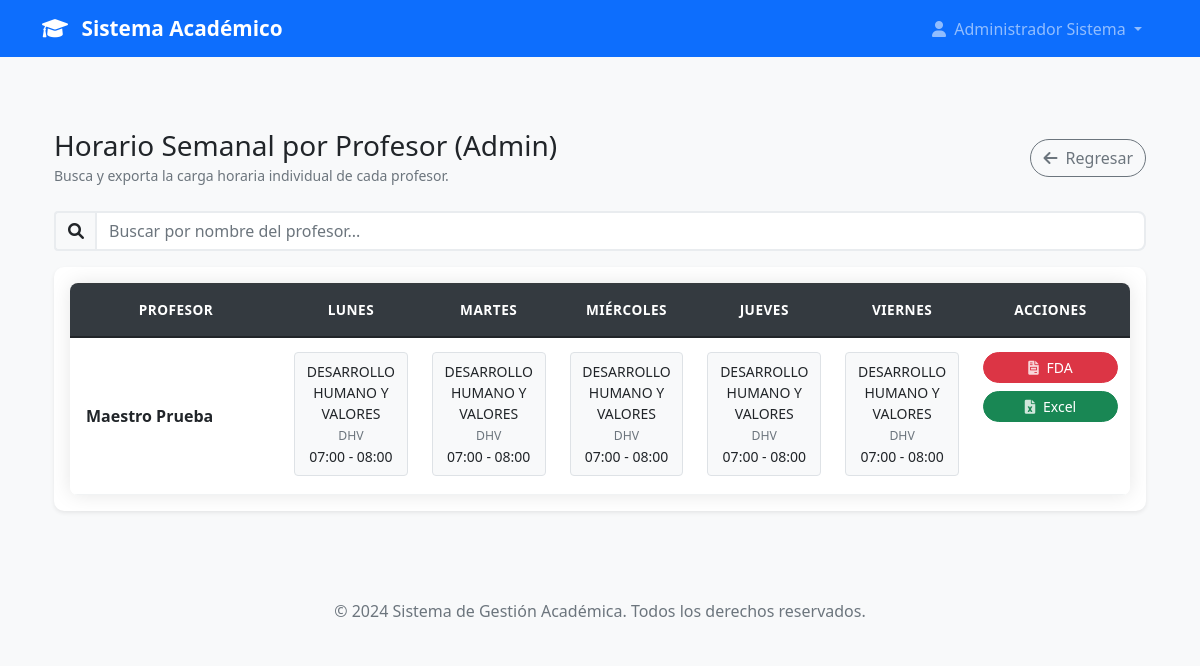
/admin/horarios/profesores (signed in), run on the app's committed database.
### models.py (models this page shows, shortened)
class User(UserMixin, db.Model):
    id = db.Column(db.Integer, primary_key=True)
    username = db.Column(db.String(80), unique=True, nullable=False)
    email = db.Column(db.String(120), unique=True, nullable=False)
    password_hash = db.Column(db.String(120), nullable=False)
    nombre = db.Column(db.String(100), nullable=False)
    apellido = db.Column(db.String(100), nullable=False)
    telefono = db.Column(db.String(20))
    imagen_perfil = db.Column(db.String(200))  # Ruta de la imagen de perfil
    rol = db.Column(db.String(20), nullable=False)
    tipo_profesor = db.Column(db.String(20))
    carreras = db.relationship('Carrera', secondary=user_carreras, backref=db.backref('usuarios', lazy=True))
    materias = db.relationship('Materia', secondary='profesor_materias', backref=db.backref('profesores', lazy=True))
    carrera_id = db.Column(db.Integer, db.ForeignKey('carrera.id'))
    carrera = db.relationship('Carrera', foreign_keys=[carrera_id], backref=db.backref('jefe_carrera', uselist=False))
    fecha_registro = db.Column(db.DateTime, default=datetime.utcnow)
    activo = db.Column(db.Boolean, default=True)
    def get_nombre_completo(self):
        return f"{self.nombre} {self.apellido}"
    def is_admin(self):
        return self.rol == 'admin'

class Materia(db.Model):
    id = db.Column(db.Integer, primary_key=True)
    nombre = db.Column(db.String(200), nullable=False)
    codigo = db.Column(db.String(20), nullable=False, unique=True)  # Ej: "ISI-101", "MAT-201"
    descripcion = db.Column(db.Text)
    cuatrimestre = db.Column(db.Integer, nullable=False)  # 1, 2, 3, etc.
    creditos = db.Column(db.Integer, nullable=False, default=3)
    horas_teoricas = db.Column(db.Integer, nullable=False, default=0)
    horas_practicas = db.Column(db.Integer, nullable=False, default=0)
    carrera_id = db.Column(db.Integer, db.ForeignKey('carrera.id'), nullable=False)
    carrera = db.relationship('Carrera', backref=db.backref('materias', lazy=True))
    activa = db.Column(db.Boolean, default=True)
    fecha_creacion = db.Column(db.DateTime, default=datetime.utcnow)
    creado_por = db.Column(db.Integer, db.ForeignKey('user.id'), nullable=False)
    creador = db.relationship('User', backref=db.backref('materias_creadas', lazy=True))

### app.py (the view)
@app.route('/admin/horarios/profesores')
@login_required
def admin_horario_profesores():
    if not current_user.is_admin(): abort(403)
    horarios_data = procesar_horarios(agrupar_por='profesor')
    return render_template('admin/admin_horario_profesores.html', horarios_data=horarios_data)

### app.py (called while the page is built)
@login_manager.user_loader
def load_user(user_id):
    return User.query.get(int(user_id))

@app.context_processor
def inject_user_counts():
    if current_user.is_authenticated and current_user.is_admin():
        return dict(
            total_users=User.query.count(),
            total_admins=User.query.filter_by(rol='admin').count(),
            total_jefes=User.query.filter_by(rol='jefe_carrera').count(),
            total_profesores=User.query.filter(User.rol.in_(['profesor_completo', 'profesor_asignatura'])).count()
        )
    return dict()

### models.py (called while the page is built)
    def get_hora_inicio_str(self):
        return self.hora_inicio.strftime('%H:%M')

    def get_hora_fin_str(self):
        return self.hora_fin.strftime('%H:%M')

    def get_dia_orden(self):
        orden_dias = {
            'lunes': 0,
            'martes': 1,
            'miercoles': 2,
            'jueves': 3,
            'viernes': 4,
            'sabado': 5,
            'domingo': 6
        }
        return orden_dias.get(self.dia_semana, 99)

    def get_hora_inicio_str(self):
        return self.horario.get_hora_inicio_str() if self.horario else 'N/A'

    def get_hora_fin_str(self):
        return self.horario.get_hora_fin_str() if self.horario else 'N/A'

### templates/admin/admin_horario_profesores.html (shortened to what this page needs)
{% extends "base.html" %}
{% block content %}
<div class="container mt-5">
    <div class="d-flex justify-content-between align-items-center mb-4">
        <div>
            <h3 class="mb-0">Horario Semanal por Profesor (Admin)</h3>
            <small class="text-muted">Busca y exporta la carga horaria individual de cada profesor.</small>
        </div>
        <div class="d-flex align-items-center gap-2">
            <a href="{{ url_for('dashboard') }}" class="btn btn-outline-secondary">
                <i class="fas fa-arrow-left me-1"></i> Regresar
            </a>
        </div>
    </div>
    <div class="mb-3">
        <div class="input-group">
            <span class="input-group-text"><i class="fas fa-search"></i></span>
            <input type="text" id="searchInput" class="form-control" placeholder="Buscar por nombre del profesor...">
        </div>
    </div>
    <div class="card shadow-sm">
        <div class="card-body">
            <div class="table-responsive">
                <table class="table table-bordered table-hover text-center align-middle">
                    <thead class="table-dark">
                        <tr>
                            <th style="width: 20%;">Profesor</th>
                            <th>Lunes</th>
                            <th>Martes</th>
                            <th>Miércoles</th>
                            <th>Jueves</th>
                            <th>Viernes</th>
                            <th style="width: 15%;">Acciones</th>
                        </tr>
                    </thead>
                    <tbody id="horariosTableBody">
                        {% for profesor, dias in horarios_data.items() %}
                        <tr class="schedule-row">
                            <td class="row-name text-start ps-3"><strong>{{ profesor }}</strong></td>
                            {% for dia_semana in ['Lunes', 'Martes', 'Miércoles', 'Jueves', 'Viernes'] %}
                            <td>
                                {% for clase in dias[dia_semana] %}
                                    <div class="clase-item p-2 mb-1 border rounded bg-light small">{{ clase | safe }}</div>
                                {% endfor %}
                            </td>
                            {% endfor %}
                            <td class="d-flex flex-column gap-2">
                                <a href="{{ url_for('exportar_admin_fda_profesor', profesor_nombre=profesor) }}"
                                   class="btn btn-sm btn-danger"
                                   data-bs-toggle="tooltip"
                                   title="Exportar Carga Horaria (Formato Oficial FDA)">
                                    <i class="fas fa-file-invoice me-1"></i> FDA
                                </a>
                                <a href="{{ url_for('exportar_excel_profesor', profesor_nombre=profesor) }}"
                                   class="btn btn-sm btn-success"
                                   data-bs-toggle="tooltip"
                                   title="Exportar Carga Horaria (Formato Excel)">
                                    <i class="fas fa-file-excel me-1"></i> Excel
                                </a>
                            </td>
                        </tr>
                        {% else %}
                        <tr>
                            <td colspan="7" class="text-center p-4">No hay horarios registrados.</td>
                        </tr>
                        {% endfor %}
                    </tbody>
                </table>
            </div>
        </div>
    </div>
</div>
{% endblock %}

### templates/base.html (shortened to what this page needs)
<!DOCTYPE html>
<html lang="es">
<head>
    <link href="https://cdn.jsdelivr.net/npm/bootstrap@5.1.3/dist/css/bootstrap.min.css" rel="stylesheet">
    <link rel="stylesheet" href="https://cdnjs.cloudflare.com/ajax/libs/font-awesome/6.0.0/css/all.min.css">
    <link rel="stylesheet" href="{{ url_for('static', filename='css/style.css') }}">
</head>
<body>
    <nav class="navbar navbar-expand-lg navbar-dark bg-primary">
        <div class="container">
            <a class="navbar-brand" href="{{ url_for('index') }}">
                <i class="fas fa-graduation-cap me-2"></i>
                Sistema Académico
            </a>
            <div class="collapse navbar-collapse" id="navbarNav">
                <ul class="navbar-nav ms-auto">
                    {% if current_user.is_authenticated %}
                        <li class="nav-item dropdown">
                            <a class="nav-link dropdown-toggle" href="#" id="navbarDropdown" role="button" data-bs-toggle="dropdown">
                                <i class="fas fa-user me-1"></i>
                                {{ current_user.get_nombre_completo() }}
                            </a>
                        </li>
                    {% endif %}
                </ul>
            </div>
        </div>
    </nav>
    <main class="py-4">
        <div class="container">
            {% block content %}{% endblock %}
        </div>
    </main>
    <footer class="bg-light text-center py-3 mt-5">
        <div class="container">
            <p class="text-muted mb-0">&copy; 2024 Sistema de Gestión Académica. Todos los derechos reservados.</p>
        </div>
    </footer>
</body>
</html>

### static/css/style.css (style rules this page uses)
.table-responsive { border-radius: 8px; overflow: hidden; box-shadow: 0 0 20px rgba(0, 0, 0, 0.1); }
.table { margin-bottom: 0; background-color: white; }
.table thead th { background-color: #343a40; color: white; border: none; font-weight: 600; text-transform: uppercase; font-size: 0.85rem; letter-spacing: 0.5px; padding: 1rem 0.75rem; position: sticky; top: 0; z-index: 10; }
.table tbody tr { transition: all 0.2s ease; border-bottom: 1px solid #f1f3f4; }
.table td { padding: 0.875rem 0.75rem; vertical-align: middle; border: none; }
body { font-family: 'Segoe UI', Tahoma, Geneva, Verdana, sans-serif; background-color: #f8f9fa; }
.navbar-brand { font-weight: bold; font-size: 1.3rem; }
.card { transition: transform 0.2s ease-in-out, box-shadow 0.2s ease-in-out; border: none; border-radius: 10px; }
.btn { border-radius: 25px; font-weight: 500; transition: all 0.3s ease; }
.form-control, .form-select { border-radius: 8px; border: 2px solid #e9ecef; transition: border-color 0.3s ease; }
.input-group-text { background-color: #f8f9fa; border: 2px solid #e9ecef; border-right: none; }
.card-body i { opacity: 0.8; }
footer { margin-top: auto; }
.card { animation: fadeIn 0.5s ease-out; }
.card .btn { transition: all 0.2s ease; }
.navbar .nav-link.dropdown-toggle { position: relative; transition: all 0.3s ease; border-radius: 8px; padding: 0.5rem 1rem !important; }
.navbar .nav-link.dropdown-toggle::before { content: ''; position: absolute; top: 0; left: 0; right: 0; bottom: 0; background: linear-gradient(45deg, transparent 30%, rgba(255, 255, 255, 0.2) 50%, transparent 70%); opacity: 0; transition: opacity 0.3s ease; border-radius: 8px; pointer-events: none; }

### data on the page
User: get_nombre_completo "Administrador Sistema"
Materia: codigo "DESARROLLO HUMANO Y VALORES DHV 07:00 - 08:00"

### other printed values
{{ profesor }} "Maestro Prueba"
